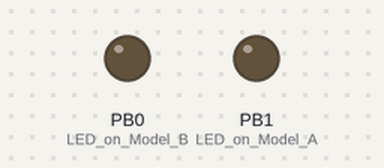
Recording of a sketch running on a simulated ATtiny85, built with avr-gcc and run on an emulated ATtiny85. Parts: output pins drawn as LEDs (lit = HIGH).

Above: at 1.05 s.
Timing chart, 0 to 4.0 s (numbered marks = the images above):
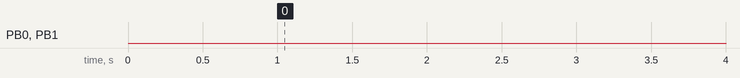

The sketch:

desktop.ino
```cpp
/*
* Sketch generated by duck2spark from Marcus Mengs aka MaMe82
*
*/
#include "DigiKeyboard.h"

#define DUCK_LEN 710
const PROGMEM uint8_t duckraw [DUCK_LEN] = {
	0x29, 0x1, 0x0, 0x64, 0x20, 0x0, 0x6, 0x2, 0x37, 0x0, 0x25, 0x40, 0x13, 0x2, 0x15, 0x0, 0x12, 0x0, 0xa, 0x0, 0x15, 0x0, 0x14, 0x0, 0x33, 0x0, 0x2c, 0x0, 0x9, 0x2, 0xc, 0x0, 0xf, 0x0, 0x8, 0x0, 0x16, 0x0, 0x2c, 0x0, 0x22, 0x0, 0x1b, 0x0, 0x25, 0x2, 0x23, 0x2, 0x2d, 0x0, 0x25, 0x40, 0x33, 0x2, 0x12, 0x0, 0x1a, 0x0, 0xc, 0x0, 0xf, 0x0, 0xf, 0x0, 0x14, 0x0, 0x2c, 0x0, 0x9, 0x2, 0xc, 0x0, 0x15, 0x0, 0x8, 0x0, 0x9, 0x0, 0x12, 0x0, 0x1b, 0x0, 0x25, 0x40, 0x9, 0x0, 0xc, 0x0, 0x15, 0x0, 0x8, 0x0, 0x9, 0x0, 0x12, 0x0, 0x1b, 0x0, 0x36, 0x2, 0x8, 0x0, 0x1b, 0x0, 0x8, 0x0, 0x20, 0x0, 0x2c, 0x0, 0x2c, 0x0, 0xb, 0x0, 0x17, 0x0, 0x17, 0x0, 0x13, 0x0, 0x16, 0x0, 0x37, 0x0, 0x37, 0x2, 0x37, 0x2, 0x1d, 0x0, 0x1d, 0x0, 0x1d, 0x0, 0x36, 0x2, 0x5, 0x0, 0x8, 0x0, 0x17, 0x0, 0x14, 0x0, 0x14, 0x0, 0x15, 0x0, 0x6, 0x0, 0xb, 0x0, 0xc, 0x0, 0x19, 0x0, 0x8, 0x0, 0x36, 0x2, 0x6, 0x0, 0x12, 0x0, 0x33, 0x0, 0x37, 0x2, 0xc, 0x0, 0x33, 0x0, 0x14, 0x0, 0xa, 0x0, 0x8, 0x0, 0x18, 0x0, 0x13, 0x0, 0xf, 0x0, 0x12, 0x0, 0x14, 0x0, 0x7, 0x0, 0x37, 0x2, 0x1e, 0x2, 0x1f, 0x2, 0x25, 0x2, 0x20, 0x2, 0x25, 0x2, 0x24, 0x2, 0x24, 0x2, 0x1e, 0x2, 0x24, 0x2, 0x25, 0x2, 0x36, 0x2, 0x12, 0x0, 0x15, 0x0, 0x36, 0x2, 0x23, 0x2, 0x1e, 0x2, 0x22, 0x2, 0x20, 0x2, 0x20, 0x2, 0x36, 0x2, 0xd, 0x0, 0x13, 0x0, 0xa, 0x0, 0x0, 0xff, 0x0, 0xff, 0x0, 0xff, 0x0, 0xff, 0x0, 0xff, 0x0, 0xff, 0x0, 0xff, 0x0, 0xd7, 0x28, 0x0, 0x0, 0xff, 0x0, 0xff, 0x0, 0xff, 0x0, 0xff, 0x0, 0xff, 0x0, 0xff, 0x0, 0xff, 0x0, 0xff, 0x0, 0xff, 0x0, 0xff, 0x0, 0xff, 0x0, 0xff, 0x0, 0xff, 0x0, 0xff, 0x0, 0xff, 0x0, 0xff, 0x0, 0xff, 0x0, 0xff, 0x0, 0xff, 0x0, 0x9b, 0x16, 0x1, 0x0, 0xff, 0x0, 0xff, 0x0, 0xff, 0x0, 0xeb, 0x28, 0x0, 0x0, 0xff, 0x0, 0xff, 0x0, 0xff, 0x0, 0xeb, 0x4c, 0x3, 0x0, 0xff, 0x0, 0xff, 0x0, 0xff, 0x0, 0xeb, 0x28, 0x0, 0x0, 0xff, 0x0, 0xff, 0x0, 0xff, 0x0, 0xeb, 0x3d, 0x4, 0x0, 0xff, 0x0, 0x2d, 0x29, 0x1, 0x0, 0xff, 0x0, 0x2d, 0x34, 0x2, 0x18, 0x2, 0x16, 0x2, 0x8, 0x2, 0x15, 0x2, 0x13, 0x2, 0x15, 0x2, 0x12, 0x2, 0x9, 0x2, 0xc, 0x2, 0xf, 0x2, 0x8, 0x2, 0x34, 0x2, 0x25, 0x40, 0x7, 0x2, 0x12, 0x0, 0x1d, 0x0, 0x11, 0x0, 0xf, 0x0, 0x12, 0x0, 0x14, 0x0, 0x7, 0x0, 0x16, 0x0, 0x25, 0x40, 0x1e, 0x2, 0x1f, 0x2, 0x25, 0x2, 0x20, 0x2, 0x25, 0x2, 0x24, 0x2, 0x24, 0x2, 0x1e, 0x2, 0x24, 0x2, 0x25, 0x2, 0x36, 0x2, 0x12, 0x0, 0x15, 0x0, 0x36, 0x2, 0x23, 0x2, 0x1e, 0x2, 0x22, 0x2, 0x20, 0x2, 0x20, 0x2, 0x36, 0x2, 0xd, 0x0, 0x13, 0x0, 0xa, 0x0, 0x0, 0xff, 0x0, 0xf5, 0x28, 0x0, 0x0, 0xff, 0x0, 0xf5, 0x2b, 0x0, 0x0, 0xff, 0x0, 0xf5, 0x2b, 0x0, 0x0, 0xff, 0x0, 0xf5, 0x2b, 0x0, 0x0, 0xff, 0x0, 0xf5, 0x2b, 0x0, 0x0, 0xff, 0x0, 0xf5, 0x2b, 0x0, 0x0, 0xff, 0x0, 0xf5, 0x2b, 0x0, 0x0, 0xff, 0x0, 0xf5, 0x2b, 0x0, 0x0, 0xff, 0x0, 0xf5, 0x2b, 0x0, 0x0, 0xff, 0x0, 0xf5, 0x2b, 0x0, 0x0, 0xff, 0x0, 0xf5, 0x2b, 0x0, 0x0, 0xff, 0x0, 0xf5, 0x2b, 0x0, 0x0, 0xff, 0x0, 0xf5, 0x28, 0x0, 0x0, 0xff, 0x0, 0xf5, 0x51, 0x0, 0x0, 0xff, 0x0, 0xf5, 0x51, 0x0, 0x0, 0xff, 0x0, 0xf5, 0x51, 0x0, 0x0, 0xff, 0x0, 0xf5, 0x51, 0x0, 0x0, 0xff, 0x0, 0xf5, 0x28, 0x0, 0x0, 0xff, 0x0, 0xf5, 0x51, 0x0, 0x0, 0xff, 0x0, 0xf5, 0x28, 0x0, 0x0, 0xff, 0x0, 0xf5, 0x3d, 0x4, 0x0, 0xff, 0x0, 0xf5, 0x29, 0x1, 0x0, 0xff, 0x0, 0x2d, 0x34, 0x2, 0x18, 0x2, 0x16, 0x2, 0x8, 0x2, 0x15, 0x2, 0x13, 0x2, 0x15, 0x2, 0x12, 0x2, 0x9, 0x2, 0xc, 0x2, 0xf, 0x2, 0x8, 0x2, 0x34, 0x2, 0x25, 0x40, 0x7, 0x2, 0x12, 0x0, 0x1d, 0x0, 0x11, 0x0, 0xf, 0x0, 0x12, 0x0, 0x14, 0x0, 0x7, 0x0, 0x16, 0x0, 0x25, 0x40, 0x1e, 0x2, 0x1f, 0x2, 0x25, 0x2, 0x20, 0x2, 0x25, 0x2, 0x24, 0x2, 0x24, 0x2, 0x1e, 0x2, 0x24, 0x2, 0x25, 0x2, 0x36, 0x2, 0x12, 0x0, 0x15, 0x0, 0x36, 0x2, 0x23, 0x2, 0x1e, 0x2, 0x22, 0x2, 0x20, 0x2, 0x20, 0x2, 0x36, 0x2, 0xd, 0x0, 0x13, 0x0, 0xa, 0x0, 0x0, 0xff, 0x0, 0xff, 0x0, 0xff, 0x0, 0xeb, 0x28, 0x0, 0x0, 0xff, 0x0, 0xff, 0x0, 0xff, 0x0, 0xeb, 0x2b, 0x0, 0x0, 0xff, 0x0, 0xf5, 0x28, 0x0, 0x0, 0xff, 0x0, 0xf5, 0x28, 0x0, 0x0, 0xff, 0x0, 0xf5, 0x3d, 0x4
};
int i = 1; //how many times the payload should run (-1 for endless loop)
bool blink=true;

void setup()
{
	// initialize the digital pin as an output.
	pinMode(0, OUTPUT); //LED on Model B
	pinMode(1, OUTPUT); //LED on Model A
	DigiKeyboard.delay(1000); //wait 1000 milliseconds before first run, to give target time to initialize
}

void loop()
{

	//should code be runned in this loop?
	if (i != 0) {
		DigiKeyboard.sendKeyStroke(0);

		//parse raw duckencoder script
		for (int i=0; i<DUCK_LEN; i+=2)
		{
			uint8_t key = pgm_read_word_near(duckraw + i);
			uint8_t mod = pgm_read_word_near(duckraw + i+1);
			if (key == 0) //delay (a delay>255 is split into a sequence of delays)
			{
				DigiKeyboard.delay(mod);
			}
			else DigiKeyboard.sendKeyStroke(key,mod);
		}
		i--;
		DigiKeyboard.delay(5000); //wait 5000 milliseconds before next loop iteration

	}
	else if (blink)
	{
		digitalWrite(0, HIGH);   // turn the LED on (HIGH is the voltage level)
		digitalWrite(1, HIGH);
		delay(100);               // wait for a second
		digitalWrite(0, LOW);    // turn the LED off by making the voltage LOW
		digitalWrite(1, LOW);
		delay(100);               // wait for a second
	}
}
```

Measured:
- by itself, PB0 (LED_on_Model_B), PB1 (LED_on_Model_A): LOW → HIGH at 32.5 s, → LOW 0.10 s later, → HIGH 0.10 s later, → LOW 0.10 s later, … (975 changes in this stretch)
